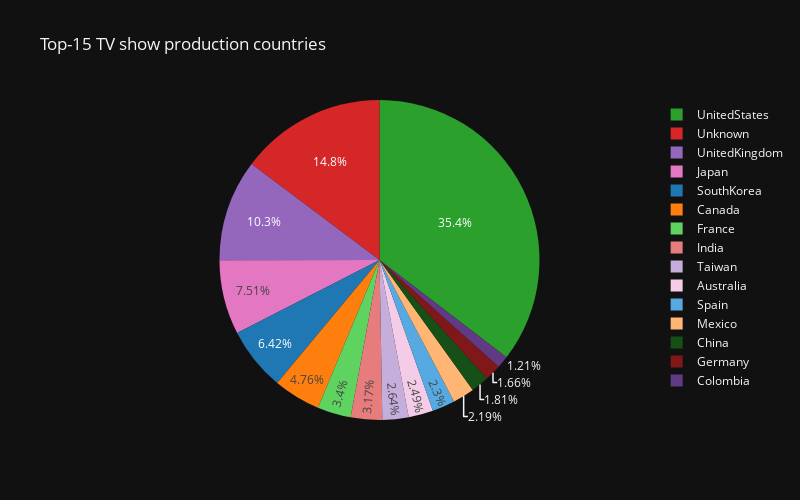

The code cell stored with this chart in its notebook:
### Code cell
countries = tv_shows['country'].fillna('No_info')
country_dict = Counter()
for country_list in countries:
    for country in country_list.replace(' ', '').split(','):
        country_dict[country] += 1

countries_sorted = sorted(country_dict.items(), key=lambda item: item[1], reverse=True)[:15]
states = [i for i, value in countries_sorted]
qty = [value for i, value in countries_sorted]
fig = px.pie(values=qty, names=states,
             template="plotly_dark", 
             title='Top-15 TV show production countries', 
             width=800, height=500,
             color_discrete_sequence=['#2CA02C', '#D62728', '#9467BD', '#E377C2', '#1F77B4', '#FF7F0E'])
fig.show()

### Figure 1 — Plotly figure (JSON) as saved in the notebook; plotly's stock layout.template omitted (floating-point values rounded to 4 significant figures)
{"data": [{"domain": {"x": [0, 1], "y": [0, 1]}, "hovertemplate": "label=%{label}<br>value=%{value}<extra></extra>", "labels": ["UnitedStates", "Unknown", "UnitedKingdom", "Japan", "SouthKorea", "Canada", "France", "India", "Taiwan", "Australia", "Spain", "Mexico", "China", "Germany", "Colombia"], "legendgroup": "", "name": "", "showlegend": true, "type": "pie", "values": [938, 391, 272, 199, 170, 126, 90, 84, 70, 66, 61, 58, 48, 44, 32]}], "layout": {"height": 500, "legend": {"tracegroupgap": 0}, "piecolorway": ["#2CA02C", "#D62728", "#9467BD", "#E377C2", "#1F77B4", "#FF7F0E"], "title": {"text": "Top-15 TV show production countries"}, "width": 800}}
